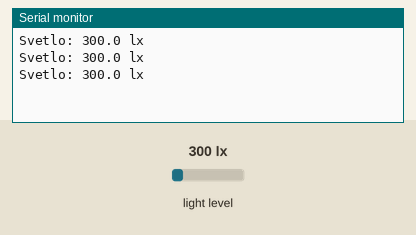
Bench run of a sketch on a simulated ESP32. On the bench: the last lines printed to the serial monitor. Wiring (inferred from the names in the program): BH1750 light sensor at I2C address 0x23. Inputs (shaded band) come from the test bench; at power-on: light level 300 lx.

Above: at 1.3 s.
1.4 s: light level set to 40 lx
At 1.9 s:
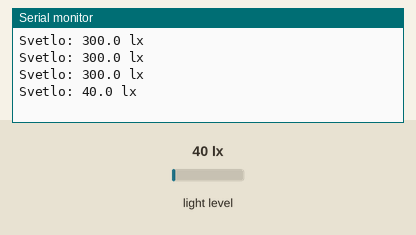
2.9 s: light level set to 500 lx
At 3.4 s:
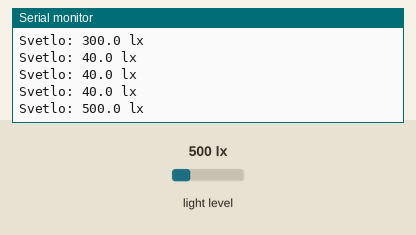
Timing chart, 0 to 5.9 s (numbered marks = the images above; inputs shaded):
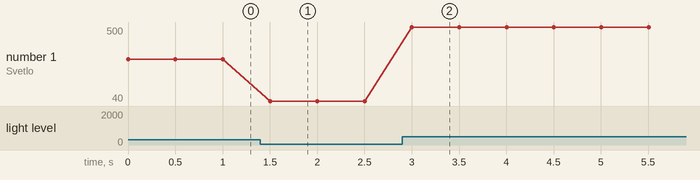

Measured:
- after the input at 1.4 s, the serial monitor: prints a new line after 0.10 s (image 1)
- after the input at 2.9 s, the serial monitor: prints a new line after 0.10 s (image 2)
- plotted number 1: 300 → 40 after the input at 1.4 s, 40 → 500 after the input at 2.9 s

The sketch:

light_sensor.ino
```cpp
// Každú pol sekundu prečítam intenzitu svetla zo senzora GY-302 a vypíše ju v luxoch.

#include <Wire.h>

const uint8_t ADRESA = 0x23;

void setup() {
  Serial.begin(115200);
  Wire.begin(21, 22);

  Wire.beginTransmission(ADRESA);
  Wire.write(0x10);
  Wire.endTransmission();
}

void loop() {
  Wire.requestFrom(ADRESA, (uint8_t)2);
  if (Wire.available() == 2) {
    uint16_t raw = (Wire.read() << 8) | Wire.read();
    Serial.printf("Svetlo: %.1f lx\n", raw / 1.2);
  } else {
    Serial.println("Senzor neodpoveda");
  }
  delay(500);
}
```
